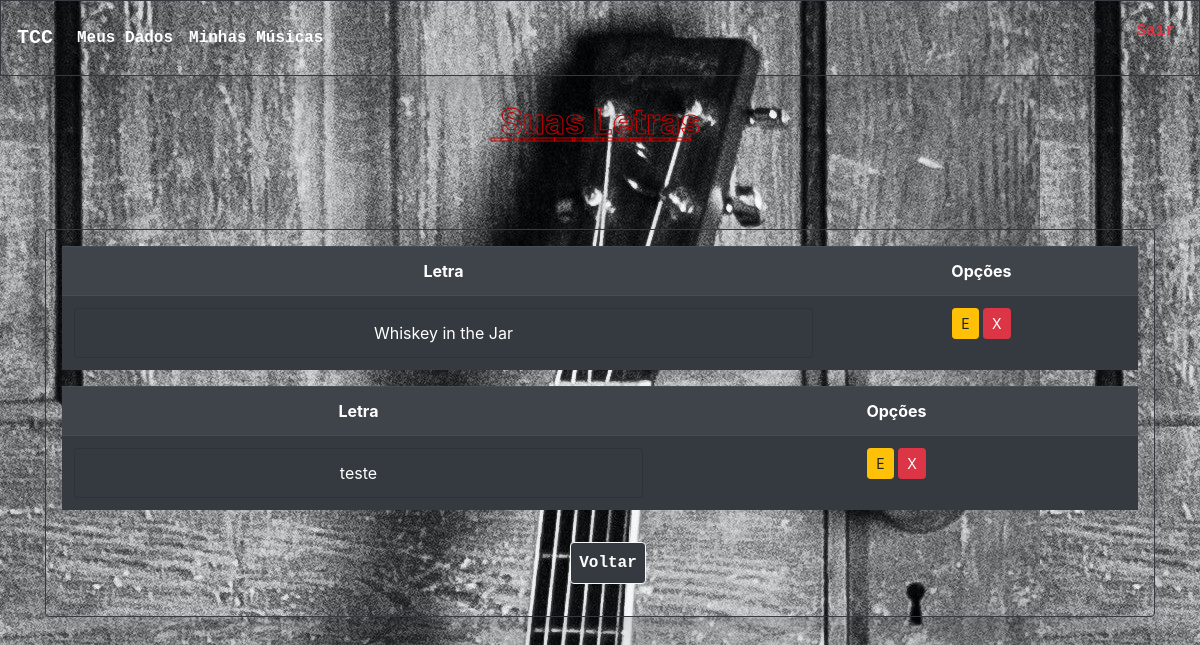
The app's page /letras/ (signed in), older data.
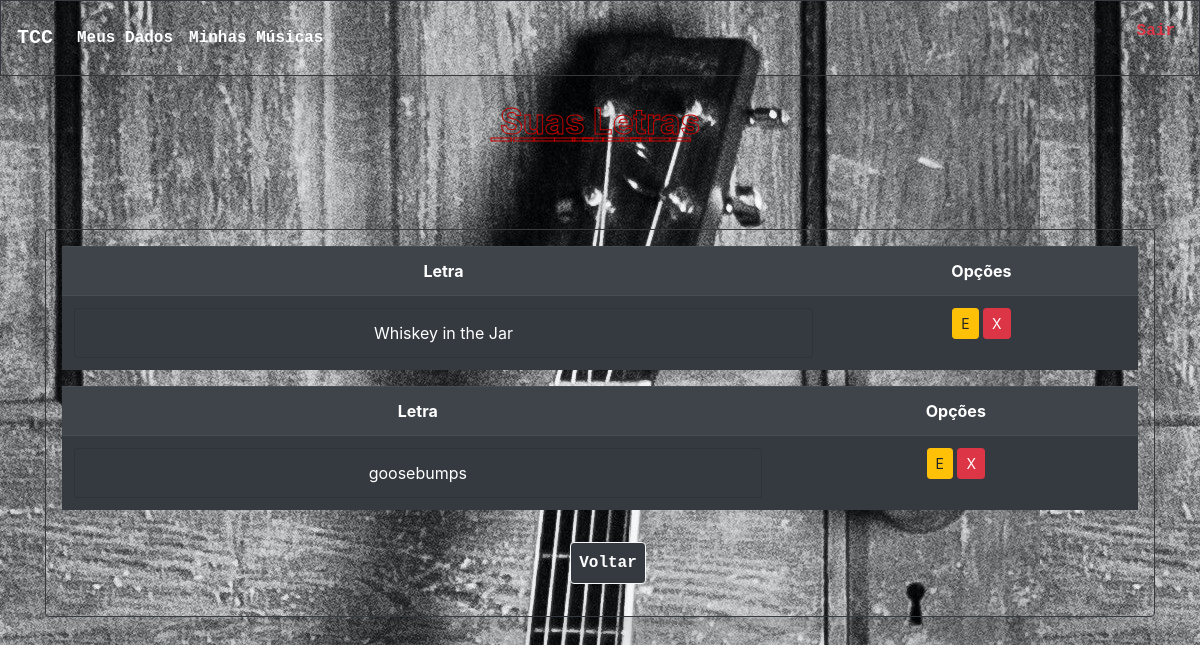
The same page, newer data.
### AnaliseSentimentos/models.py (models this page shows, shortened)
class Letra(models.Model):
    nomeM = models.CharField(max_length=150, verbose_name='')
    letra = models.TextField(max_length=10000, verbose_name='', unique=True)
    sentimento = models.TextField(max_length=100000)
    usuario = models.ForeignKey(User, on_delete=models.PROTECT)

### AnaliseSentimentos/views.py (the view)
# urls.py: path('letras/', LetraList.as_view(), name='lista'),
class LetraList(LoginRequiredMixin,ListView):
    model = Letra
    template_name: str = 'minhasLetras.html'
    queryset = Letra.objects.all().order_by('nomeM')
    login_url: reverse_lazy('login')
    def get_queryset(self):
        self.queryset = Letra.objects.filter(usuario=self.request.user)
        return self.queryset

### AnaliseSentimentos/templates/minhasLetras.html (shortened to what this page needs)
<!DOCTYPE html>
<html lang="pt-br">
    {% load static %}
<head>
    <link rel="stylesheet" href="https://stackpath.bootstrapcdn.com/bootstrap/4.4.1/css/bootstrap.min.css"
>
    <link rel="stylesheet" href="/static/css/style.css">
</head>
<body background="/static/img/fundo.jpg">
    <nav class="navbar navbar-expand-sm navbar navbar-dark bg-transparent
        shadow-lg p-3 mb-4 border border-dark rounde ">
        <a class="navbar-brand font-weight-bold text-monospace" href="/letra">TCC</a>
        <div class="collapse navbar-collapse" id="navbarSupportedContent">
            <ul class="navbar-nav mr-auto">
                <li class="nav-item active">
                    <a class="nav-link font-weight-bold text-monospace" href="/informacoes">Meus Dados </a>
                </li>
                <li class="nav-item active">
                    <a class="nav-link font-weight-bold text-monospace" href="/letras">Minhas Músicas </a>
                </li>
            </ul>
            <ul>
                <li class="nav-item active">
                 <a role="button" href="{% url 'logout' %}" id="botao" class="text-center ml-3 mt-3 mb-3 p-2 text-danger
            border-light font-weight-bold text-monospace align-left ">Sair</a>
                </li>
            </ul>
        </div>
    </nav>
    <h2 class="text-center" id="txtLetras">S͟u͟a͟s͟ ͟L͟e͟t͟r͟a͟s͟ </h2>
    <div class="container" id="container">
        <div class="container-fluid flex border border-dark
        shadow-lg p-3 rounded text-danger
        p-2 mt-3 p-3 text-center ">
     {% for letra in object_list %}
            <div class="list-group">
            <div class="table-responsive">
            <table class="table table-dark table-striped">
            <tr>
                <th> Letra </th>
                <th> Opções </th>
            </tr>
            <tr>
                <td> <a class="list-group-item list-group-item-action bg-dark text-white" href="{% url 'letra' letra.pk %}">{{letra.nomeM}} </a></td>
                    <td>
                        <a href="{% url 'editar-letra' letra.pk %}" class="btn btn-warning btn-sm" title="Editar">E </a>
                         <a href="{% url 'excluir-letra' letra.pk %}" class="btn btn-danger btn-sm" title="Excluir">X </a>
                    </td>
           </tr>
                </table>
            </div>
            {% endfor %}
        </div>
        <div>
            <a role="button" href="/letra/" id="botao" class="btn btn-dark text-center ml-3 mt-3 mb-3 p-2
        border-light font-weight-bold text-monospace align-middle ">Voltar</a>
        </div>
</body>
</html>

Row changes from the older to the newer data that the page shows:
removed Letra: nomeM "teste"
added Letra: nomeM "goosebumps"
